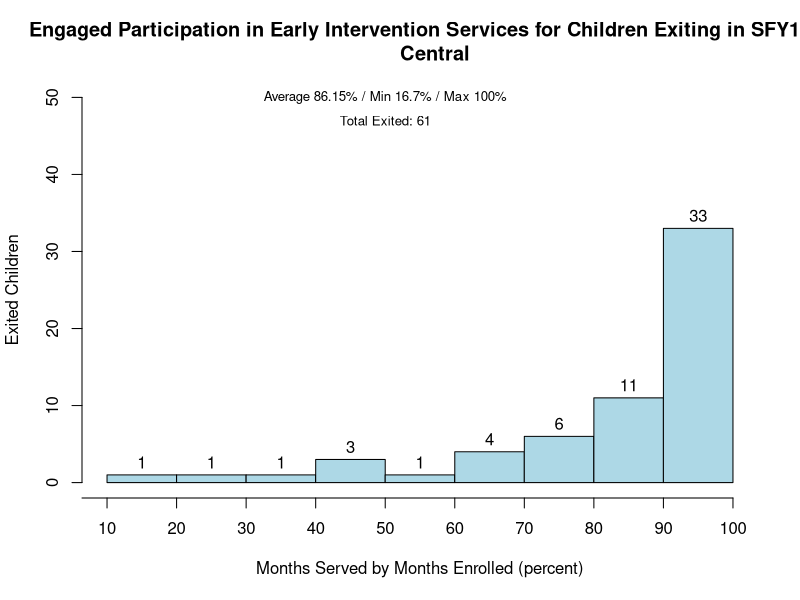

Generate this figure with R:
#Central

data_2013=read.csv("2013_all_providers.csv",header=TRUE)
data_2013[is.na(data_2013)] <- 0
head(data_2013)
str(data_2013)
names(data_2013)

provider <- split(data_2013, data_2013$Provider)
data_2013[is.na(data_2013)] <- 0
hist(provider$Central$Percentage, breaks=10,
     #probability = TRUE,
     col="lightblue",
     labels=TRUE,
     ylim=c(0, 50),
     xlab="Months Served by Months Enrolled (percent)",
     ylab="Exited Children",
     main="Engaged Participation in Early Intervention Services for Children Exiting in SFY13
     Central",
     xaxt='n')
axis(side=1, at=seq(0,100, 10),
     text(50, 50, "Average 86.15% / Min 16.7% / Max 100%",
          cex = .8))
     text(50, 47, "Total Exited: 61",
          cex = .8)

#Normal Distribution
mean(provider$Central$Percentage)
sd(provider$Central$Percentage)
min(provider$Central$Percentage)
max(provider$Central$Percentage)

